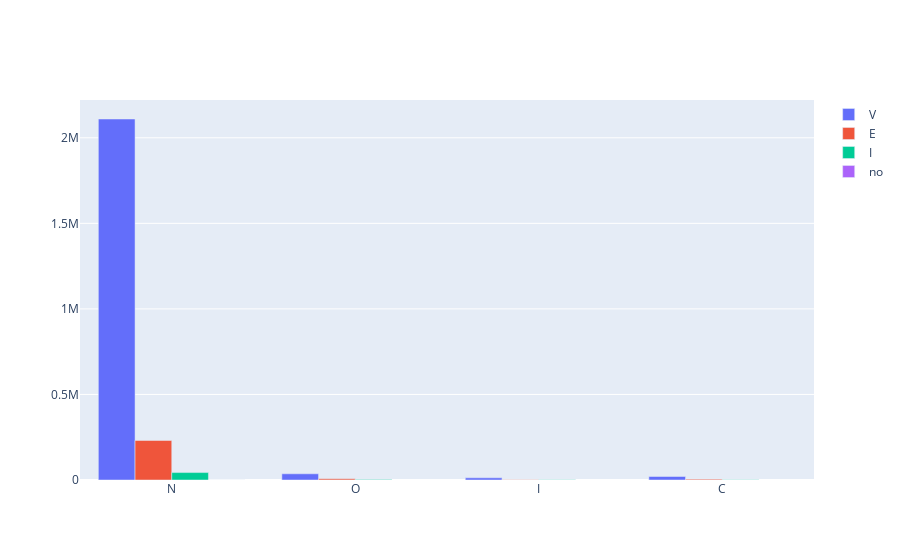

The code cell stored with this chart in its notebook:
### Code cell
# queremos perceber a distribuição da autoridade dentro das 3 categorias 
# das razões para ter parado o veículo: Investigation, Violation, Equipment.

# unique auth_codes
auth_codes = df.SearchAuthorizationCode.unique()
auth_codes = [code for code in auth_codes if code == code] # remove nan
# unique intervention codes
intervention_names = df['InterventionReasonCode'].unique()
intervention_names = [x for x in intervention_names if x == x] # remove nans
# base df to join intervention values
auth_to_join_df = pd.Series(index=auth_codes,name='placeholder').fillna(0).to_frame()

figure_data = []
for intervention in intervention_names:
    
    intervention_data = df.where(df.InterventionReasonCode == intervention).dropna()
    auth_data = intervention_data.SearchAuthorizationCode.value_counts().rename('data').to_frame()
    # join with auth_series in case one or more labels don't exist in this subgroup
    full_auth_data = auth_to_join_df.join(auth_data,how='left')
    bar = go.Bar(name=intervention,x=auth_codes, y=full_auth_data.data)
    figure_data.append(bar)
    
fig = go.Figure(data=figure_data)
# Change the bar mode
fig.update_layout(barmode='group')
fig.show()

### Figure 1 — Plotly figure (JSON) as saved in the notebook; plotly's stock layout.template omitted (floating-point values rounded to 4 significant figures)
{"data": [{"name": "V", "type": "bar", "x": ["N", "O", "I", "C"], "y": [2109851, 36199, 12725, 20516]}, {"name": "E", "type": "bar", "x": ["N", "O", "I", "C"], "y": [231020, 6804, 1929, 5037]}, {"name": "I", "type": "bar", "x": ["N", "O", "I", "C"], "y": [43429, 2431, 1368, 1775]}, {"name": "no", "type": "bar", "x": ["N", "O", "I", "C"], "y": [3, null, null, null]}], "layout": {"autosize": true, "barmode": "group", "xaxis": {"autorange": true, "range": [-0.5, 3.5], "type": "category"}, "yaxis": {"autorange": true, "range": [0, 2221000.0], "type": "linear"}}}
